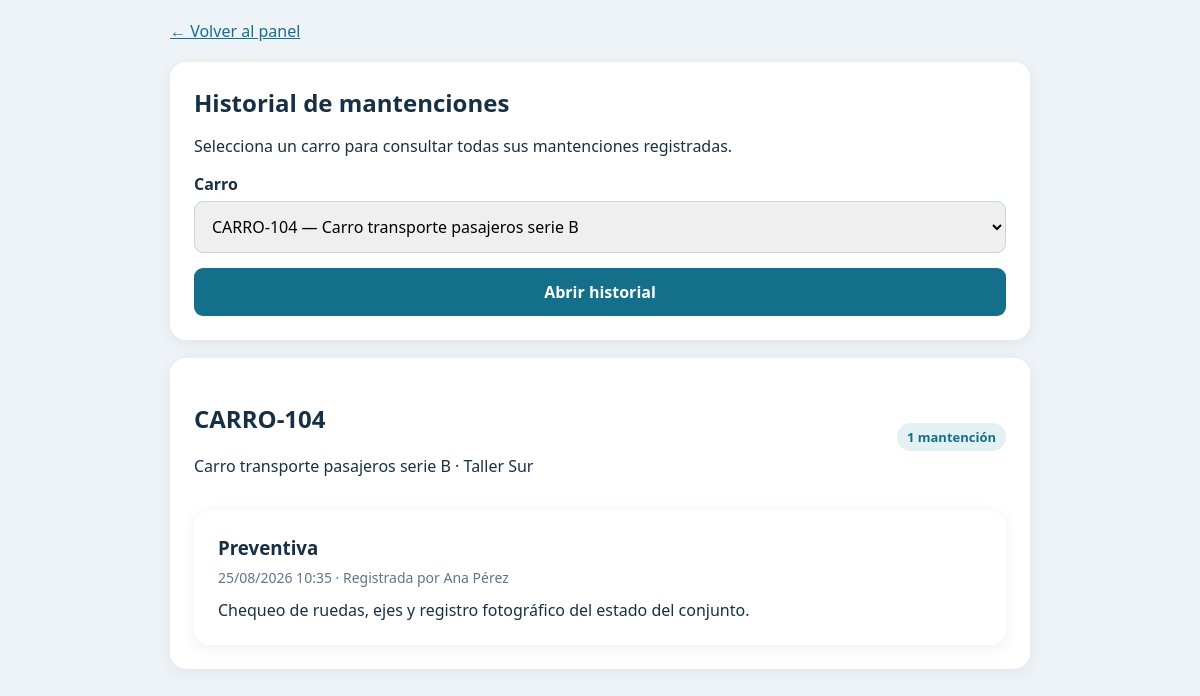
/historial.php?carro=CARRO-104 (signed in), run on the app's committed database.
### tables this page shows
CREATE TABLE IF NOT EXISTS carros (
  id INT UNSIGNED AUTO_INCREMENT PRIMARY KEY,
  codigo VARCHAR(80) NOT NULL UNIQUE,
  descripcion VARCHAR(255) NULL,
  ubicacion VARCHAR(120) NULL,
  activo TINYINT(1) NOT NULL DEFAULT 1,
  creado_en TIMESTAMP NOT NULL DEFAULT CURRENT_TIMESTAMP
);

CREATE TABLE IF NOT EXISTS mantenciones (
  id BIGINT UNSIGNED AUTO_INCREMENT PRIMARY KEY,
  carro_id INT UNSIGNED NOT NULL,
  usuario_id INT UNSIGNED NOT NULL,
  tipo ENUM('Preventiva','Correctiva') NOT NULL,
  descripcion TEXT NOT NULL,
  foto VARCHAR(255) NULL,
  realizada_en TIMESTAMP NOT NULL DEFAULT CURRENT_TIMESTAMP,
  CONSTRAINT fk_mant_carro FOREIGN KEY (carro_id) REFERENCES carros(id) ON DELETE RESTRICT ON UPDATE CASCADE,
  CONSTRAINT fk_mant_usuario FOREIGN KEY (usuario_id) REFERENCES usuarios(id) ON DELETE RESTRICT ON UPDATE CASCADE,
  INDEX idx_mant_carro_fecha (carro_id, realizada_en)
);

CREATE TABLE IF NOT EXISTS usuarios (
  id INT UNSIGNED AUTO_INCREMENT PRIMARY KEY,
  nombre VARCHAR(120) NOT NULL,
  correo VARCHAR(190) NOT NULL UNIQUE,
  password_hash VARCHAR(255) NOT NULL,
  rol ENUM('operario','supervisor') NOT NULL DEFAULT 'operario',
  activo TINYINT(1) NOT NULL DEFAULT 1,
  creado_en TIMESTAMP NOT NULL DEFAULT CURRENT_TIMESTAMP
);

### db.php (called while the page is built, shortened)
<?php
function db(): PDO
{
    static $pdo = null;
    if ($pdo instanceof PDO) {
        return $pdo;
    }
    $dsn = 'mysql:host=' . DB_HOST . ';dbname=' . DB_NAME . ';charset=utf8mb4';
    $pdo = new PDO($dsn, DB_USER, DB_PASS, [
        PDO::ATTR_ERRMODE => PDO::ERRMODE_EXCEPTION,
        PDO::ATTR_DEFAULT_FETCH_MODE => PDO::FETCH_ASSOC,
        PDO::ATTR_EMULATE_PREPARES => false,
    ]);
    return $pdo;
}
function e(?string $value): string
{
    return htmlspecialchars($value ?? '', ENT_QUOTES | ENT_SUBSTITUTE, 'UTF-8');
}

### historial.php (the view, shortened to what this page needs)
<?php
$carros = db()->query('SELECT id, codigo, descripcion FROM carros WHERE activo=1 ORDER BY codigo')->fetchAll();
$codigoSeleccionado = trim((string) ($_GET['carro'] ?? ''));
$carroSeleccionado = null;
$historial = [];
if ($codigoSeleccionado !== '') {
    $stmt = db()->prepare('SELECT id, codigo, descripcion, ubicacion FROM carros WHERE codigo = ? AND activo = 1 LIMIT 1');
    $stmt->execute([$codigoSeleccionado]);
    $carroSeleccionado = $stmt->fetch();
    if (!$carroSeleccionado) {
        $error = 'El carro seleccionado no existe o está inactivo.';
    } else {
        $stmt = db()->prepare('SELECT m.id, m.tipo, m.descripcion AS trabajo, m.foto, m.realizada_en, u.nombre AS trabajador
            FROM mantenciones m
            INNER JOIN usuarios u ON u.id = m.usuario_id
            WHERE m.carro_id = ?
            ORDER BY m.realizada_en DESC, m.id DESC');
        $stmt->execute([(int) $carroSeleccionado['id']]);
        $historial = $stmt->fetchAll();
    }
}
?><!doctype html>
<html lang="es">
<head>
</head>
<body><main class="wrap">
<a class="back" href="panel.php">← Volver al panel</a>
<section class="box">
<div class="header"><h1>Historial de mantenciones</h1></div>
<p>Selecciona un carro para consultar todas sus mantenciones registradas.</p>
<form method="get">
<label for="carro">Carro</label>
<select id="carro" name="carro" required>
<?php foreach($carros as $carro): ?>
<option value="<?=e($carro['codigo'])?>" <?=$codigoSeleccionado===$carro['codigo']?'selected':''?>><?=e($carro['codigo'])?><?= $carro['descripcion'] ? ' — '.e($carro['descripcion']) : ''?></option>
<?php endforeach; ?>
</select>
<button type="submit">Abrir historial</button>
</form>
</section>
<?php if($carroSeleccionado): ?>
<section class="box">
<div class="header"><div><h2><?=e($carroSeleccionado['codigo'])?></h2><p><?=e($carroSeleccionado['descripcion'] ?? '')?><?= $carroSeleccionado['ubicacion'] ? ' · '.e($carroSeleccionado['ubicacion']) : ''?></p></div><span class="badge"><?=count($historial)?> mantención<?=count($historial)===1?'':'es'?></span></div>
<?php if(!$historial): ?>
<div class="empty">No hay mantenciones registradas para este carro.</div>
<?php else: ?>
<?php foreach($historial as $registro): ?>
<article class="item">
<h3><?=e($registro['tipo'])?></h3>
<div class="meta"><?=e(date('d/m/Y H:i', strtotime($registro['realizada_en'])))?> · Registrada por <?=e($registro['trabajador'])?></div>
<div><?=nl2br(e($registro['trabajo']))?></div>
</article>
<?php endforeach; ?>
<?php endif; ?>
</section>
<?php endif; ?>
</main></body></html>

### historial.php (style rules this page uses)
* { box-sizing:border-box }
body { margin:0;background:#eef3f7;color:#183044;font:16px system-ui,sans-serif }
.wrap { max-width:900px;margin:auto;padding:20px }
.box,.item { background:white;padding:24px;border-radius:16px;box-shadow:0 3px 15px #18304412;margin-top:18px }
label { display:block;margin:0 0 6px;font-weight:700 }
select,button { width:100%;padding:13px;border:1px solid #c8d4de;border-radius:9px;font:inherit }
button { margin-top:15px;background:#136f8a;color:white;border:0;font-weight:700 }
a { color:#136f8a }
.item h3 { margin:0 0 8px }
.meta { color:#607587;font-size:14px;margin-bottom:12px }
.back { display:inline-block;margin-bottom:2px }
.header { display:flex;justify-content:space-between;gap:15px;align-items:center;flex-wrap:wrap }
.header h1 { margin:0 }
.badge { display:inline-block;padding:5px 10px;border-radius:20px;background:#e3f1f5;color:#136f8a;font-weight:700;font-size:13px }

### data on the page
carros: codigo "CARRO-104", descripcion "Carro transporte pasajeros serie B", ubicacion "Taller Sur"
mantenciones: tipo "Preventiva", realizada_en "25/08/2026 10:35", usuario.nombre "Ana Pérez", descripcion "Chequeo de ruedas, ejes y registro fotográfico del estado del conjunto."

### other printed values
count($historial) "1"
form field carro "CARRO-104 — Carro transporte pasajeros serie B"
